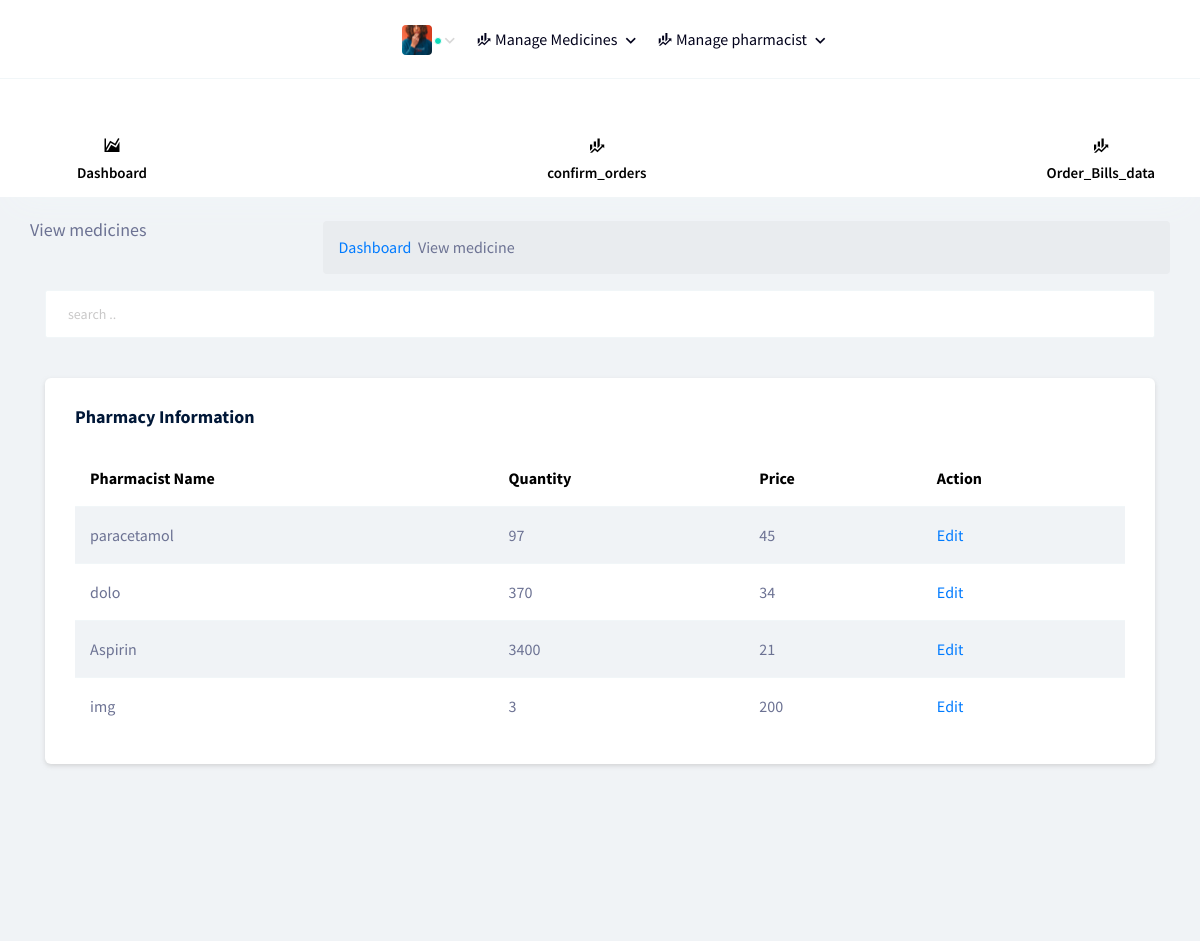
Page /viewstock/ (signed in) on the committed database.
### app1/models.py (models this page shows, shortened)
class StockDetails(models.Model):
    email = models.ForeignKey('adminregi',on_delete=models.CASCADE, null = True)
    productName = models.CharField(max_length = 50,blank = True)
    quantity = models.IntegerField()
    price = models.IntegerField()

### app1/views.py (the view)
# urls.py: path('viewstock/', viewstock, name='viewstock'),
def viewstock(request):
    if request.session.has_key('auser'):
        model = StockDetails.objects.all()
        return render(request, 'admin/stockdetails.html', {'data': model})
    else:
        return redirect('Adminlogin')

### app1/models.py (called while the page is built)
    def __str__(self):
        return self.email

### app1/templates/admin/stockdetails.html (shortened to what this page needs)
{% extends 'admin/adminbase.html' %}
{% load static %}
{% block content %}
<div id="page-wrapper">
    <div class="container-fluid">
        <div class="row bg-title">
            <div class="col-lg-3 col-md-4 col-sm-4 col-xs-12">
                <h4 class="page-title">View medicines </h4>
            </div>
            <div class="col-lg-9 col-sm-8 col-md-8 col-xs-12">
                <ol class="breadcrumb">
                    <li><a href="{% url 'AdminDashboard' %}">Dashboard &nbsp;</a></li>
                    <li class="active"> View medicine </li>
                </ol>
            </div>
        </div>
<div class="row">
    <div class="col-md-12 col-lg-12 col-sm-12">
        <div class="white-box">
            <div class="white-box">
                <div class="container">
                 <form action="" method="GET">
                     <input type="text" name="search" class="form-control fa fa-search" placeholder="search ..">
                 </form>
             </div>
             <br><br>
        <div class="col-lg-12 grid-margin stretch-card">
            <div class="card">
              <div class="card-body">
                <h4 class="card-title">Pharmacy Information</h4>
                <div class="table-responsive">
                  <table class="table table-striped">
                    <thead>
                      <tr>
                            <th style="color:black; font-weight: bold;">Pharmacist Name</th>
                            <th style="color:black; font-weight: bold;">Quantity</th>
                            <th style="color:black; font-weight: bold;">Price</th>
                            <th style="color:black; font-weight: bold;">Action</th>
                      </tr>
                    </thead>
                    <tbody>
                        {% for i in data %}
                        <tr>
                            <td class="txt-oflo">{{ i.productName }}</td>
                            <td>{{ i.quantity }}</td>
                            <td>{{ i.price }}</td>
                            <td><a href="{% url 'editstock' i.id %}">Edit</a></td>
                        </tr>
                    {% endfor %}
                    </tbody>
                  </table>
                </div>
              </div>
            </div>
          </div>
        </div>
    </div>
</div>
</div>
</div>
{% endblock content %}

### rows in the picture
StockDetails: productName "paracetamol", quantity "97", price "45"
StockDetails: productName "dolo", quantity "370", price "34"
StockDetails: productName "Aspirin", quantity "3400", price "21"
StockDetails: productName "img", quantity "3", price "200"
